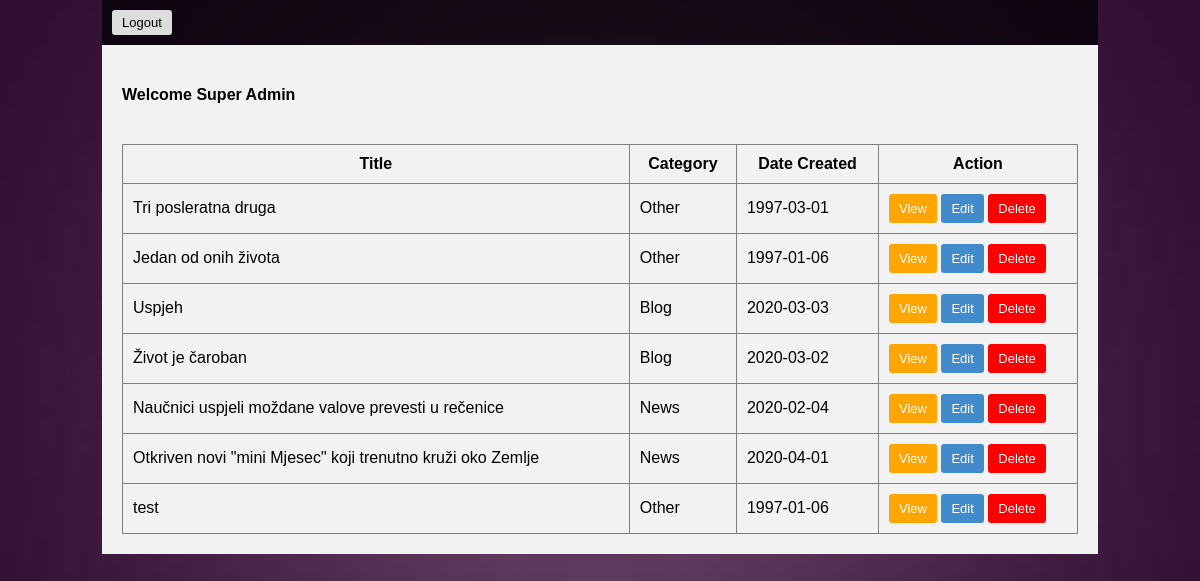
/dashboard.php (signed in), run on the app's committed database.
### tables this page shows
CREATE TABLE `posts` (
  `id` int(11) NOT NULL,
  `title` varchar(255) NOT NULL,
  `category` varchar(255) NOT NULL,
  `date_created` date NOT NULL,
  `image` varchar(255) NOT NULL,
  `content` longtext NOT NULL
);

### dashboard.php (the view, shortened to what this page needs)
<?php
		include'include/connection.inc.php';
		if (!isset($_SESSION['username'])) {
			header("Location: login.php");
			$sql = "SELECT * FROM posts WHERE category = $category";
			$result = mysqli_query($conn, $sql);
		}else{
			$sql = "SELECT * FROM posts";
			$result= mysqli_query($conn, $sql);
		}
?>
<!DOCTYPE html>
<html>
<head>
	<link rel="stylesheet" type="text/css" href="css/style.css">
</head>
<body>
	<nav>
		<div class="logout">
			<a href="logout.php">Logout</a>
		</div>
	</nav>
	<div class="container">
		<h4>Welcome <?php echo ucfirst($_SESSION['lastname'] .' '. $_SESSION['firstname']);?></h4>
		<br>
		<table>
			<tr>
				<th>Title</th>
				<th>Category</th>
				<th>Date Created</th>
				<th style="width: 178px;">Action</th>
			</tr>
			<?php while($row = mysqli_fetch_assoc($result)){ ?>
			<tr>
				<td><?php echo $row["title"]; ?></td>
				<td><?php echo ($row["category"] == 1) ? 'News' : (($row["category"] == 2) ? 'Blog' : 'Other'); ?></td>
				<td><?php echo $row["date_created"]; ?></td>
				<td>
					<a class="viewbutton" href="view_post.php?id=<?php echo $row['id']; ?>">View</a>
					<a class="editbutton" href="edit_post.php?id=<?php echo $row['id']; ?>">Edit</a>
					<a class="deletebutton" href="delete_post.php?id=<?php echo $row['id']; ?>">Delete</a>
				</td>
			</tr>
			<?php } ?>
		</table>
	</div>
</body>
</html>

### css/style.css (style rules this page uses)
body { width: 996px; margin: auto; display: table; font-family: sans-serif; background: url(../images/bg.jpg); background-repeat: no-repeat; background-attachment: fixed; background-position: center; background-size: cover; }
.container { background-color: #F2F2F2; padding: 20px; }
nav { background-color: #000000b3; padding: 10px; font-size: 13px; }
nav a { display: inline-block; color: #fff; padding: 5px; text-decoration: none; }
.navigation, .logout { width: 49.7%; display: inline-block; }
.logout a { padding: 5px 10px; background-color: #ddd; border-radius: 3px; color: #000; }
table { width: 100%; }
table, th, td { border: 1px solid gray; border-collapse: collapse; }
td, th { padding: 10px; }
.deletebutton { background-color: red; text-decoration: none; color: #fff; padding: 7px 10px; border-radius: 3px; display: inline-block; font-size: 13px; }
.viewbutton { background-color: orange; text-decoration: none; color: #fff; padding: 7px 10px; border-radius: 3px; display: inline-block; font-size: 13px; }
.editbutton { background-color: #428bca; text-decoration: none; color: #fff; padding: 7px 10px; border-radius: 3px; border: 0px; display: inline-block; font-size: 13px; }

### data on the page
posts: title "Tri posleratna druga", category "Other", date_created "1997-03-01"
posts: title "Jedan od onih života", category "Other", date_created "1997-01-06"
posts: title "Uspjeh", category "Blog", date_created "2020-03-03"
posts: title "Život je čaroban", category "Blog", date_created "2020-03-02"
posts: title "Naučnici uspjeli moždane valove prevesti u rečenice", category "News", date_created "2020-02-04"
posts: title "Otkriven novi \"mini Mjesec\" koji trenutno kruži oko Zemlje", category "News", date_created "2020-04-01"
posts: title "test", category "Other", date_created "1997-01-06"

### other printed values
$_SESSION['lastname'] .' '. $_SESSION['firstname'] "Super Admin"
